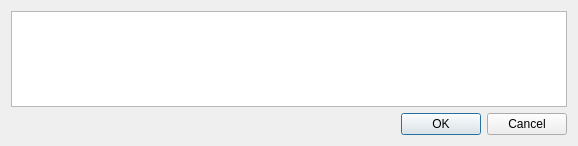
<?xml version="1.0" encoding="UTF-8"?>
<ui version="4.0">
 <class>DialogConfirm</class>
 <widget class="QDialog" name="DialogConfirm">
  <property name="windowModality">
   <enum>Qt::ApplicationModal</enum>
  </property>
  <property name="geometry">
   <rect>
    <x>0</x>
    <y>0</y>
    <width>578</width>
    <height>146</height>
   </rect>
  </property>
  <property name="windowTitle">
   <string>Please confirm your action</string>
  </property>
  <layout class="QVBoxLayout" name="verticalLayout">
   <item>
    <layout class="QHBoxLayout" name="horizontalLayout" stretch="0">
     <item>
      <widget class="QPlainTextEdit" name="plainTextEdit">
       <property name="readOnly">
        <bool>true</bool>
       </property>
      </widget>
     </item>
    </layout>
   </item>
   <item>
    <layout class="QHBoxLayout" name="horizontalLayout_2">
     <item>
      <spacer name="horizontalSpacer">
       <property name="orientation">
        <enum>Qt::Horizontal</enum>
       </property>
       <property name="sizeHint" stdset="0">
        <size>
         <width>40</width>
         <height>20</height>
        </size>
       </property>
      </spacer>
     </item>
     <item>
      <widget class="QDialogButtonBox" name="buttonBox">
       <property name="orientation">
        <enum>Qt::Horizontal</enum>
       </property>
       <property name="standardButtons">
        <set>QDialogButtonBox::Cancel|QDialogButtonBox::Ok</set>
       </property>
      </widget>
     </item>
    </layout>
   </item>
  </layout>
 </widget>
 <resources/>
 <connections>
  <connection>
   <sender>buttonBox</sender>
   <signal>accepted()</signal>
   <receiver>DialogConfirm</receiver>
   <slot>accept()</slot>
   <hints>
    <hint type="sourcelabel">
     <x>248</x>
     <y>254</y>
    </hint>
    <hint type="destinationlabel">
     <x>157</x>
     <y>274</y>
    </hint>
   </hints>
  </connection>
  <connection>
   <sender>buttonBox</sender>
   <signal>rejected()</signal>
   <receiver>DialogConfirm</receiver>
   <slot>reject()</slot>
   <hints>
    <hint type="sourcelabel">
     <x>316</x>
     <y>260</y>
    </hint>
    <hint type="destinationlabel">
     <x>286</x>
     <y>274</y>
    </hint>
   </hints>
  </connection>
 </connections>
</ui>
